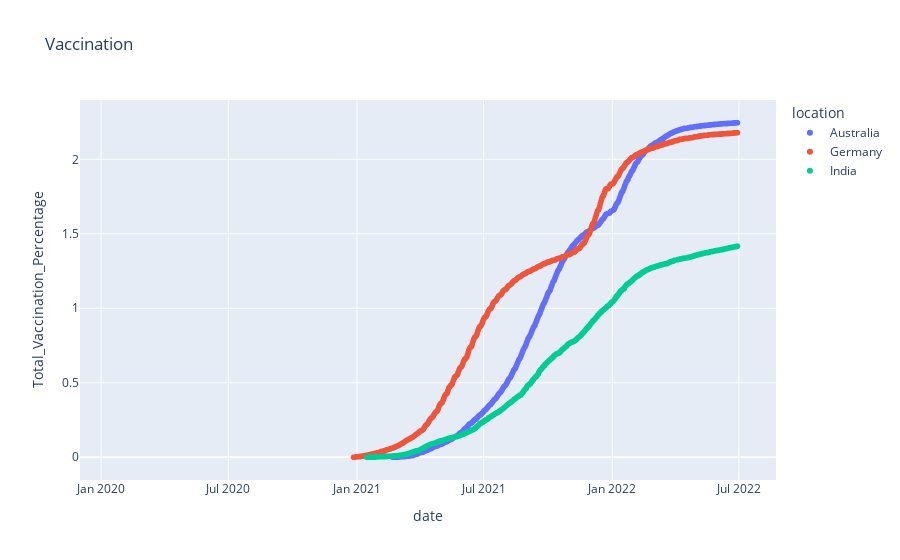

Notebook code cell kept with this figure:
### Code cell
Vaccination_over_population = px.scatter(df_of_selected_countries, x= "date", y= "Total_Vaccination_Percentage", color="location", title = 'Vaccination')
Vaccination_over_population.show()

### Figure 1 — Plotly figure (JSON) as saved in the notebook; plotly's stock layout.template omitted (floating-point values rounded to 4 significant figures; data arrays with more than 128 entries replaced by an {"elided": "..."} marker saying what was removed)
{"data": [{"hovertemplate": "location=Australia<br>date=%{x}<br>Total_Vaccination_Percentage=%{y}<extra></extra>", "legendgroup": "Australia", "marker": {"color": "#636efa", "symbol": "circle"}, "mode": "markers", "name": "Australia", "showlegend": true, "type": "scattergl", "x": {"elided": "886 str values"}, "xaxis": "x", "y": {"elided": "886 float values"}, "yaxis": "y"}, {"hovertemplate": "location=Germany<br>date=%{x}<br>Total_Vaccination_Percentage=%{y}<extra></extra>", "legendgroup": "Germany", "marker": {"color": "#EF553B", "symbol": "circle"}, "mode": "markers", "name": "Germany", "showlegend": true, "type": "scattergl", "x": {"elided": "885 str values"}, "xaxis": "x", "y": {"elided": "885 float values"}, "yaxis": "y"}, {"hovertemplate": "location=India<br>date=%{x}<br>Total_Vaccination_Percentage=%{y}<extra></extra>", "legendgroup": "India", "marker": {"color": "#00cc96", "symbol": "circle"}, "mode": "markers", "name": "India", "showlegend": true, "type": "scattergl", "x": {"elided": "882 str values"}, "xaxis": "x", "y": {"elided": "882 float values"}, "yaxis": "y"}], "layout": {"legend": {"title": {"text": "location"}, "tracegroupgap": 0}, "title": {"text": "Vaccination"}, "xaxis": {"anchor": "y", "domain": [0, 1], "title": {"text": "date"}}, "yaxis": {"anchor": "x", "domain": [0, 1], "title": {"text": "Total_Vaccination_Percentage"}}}}
